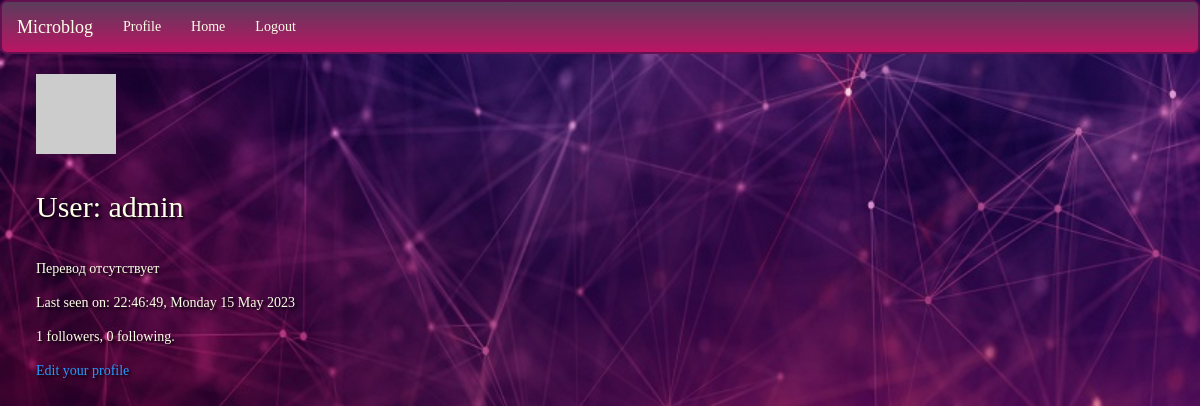
The page /user/admin (signed in) on the database as committed earlier.
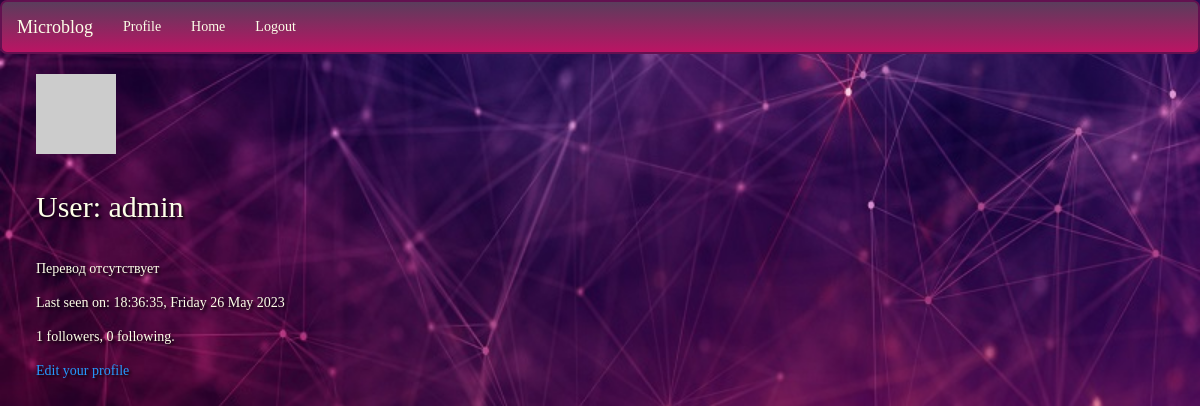
The same page on the database as committed later.
### app/models.py (models this page shows, shortened)
class User(UserMixin, db.Model):
    id = db.Column(db.Integer, primary_key=True)
    username = db.Column(db.String(64), index=True, unique=True)
    email = db.Column(db.String(120), index=True, unique=True)
    password_hash = db.Column(db.String(128))
    posts = db.relationship('Post', backref='author', lazy='dynamic')
    about_me = db.Column(db.String(140))
    last_seen = db.Column(db.DateTime, default=datetime.utcnow)
    followed = db.relationship(
        'User', secondary=followers,
        primaryjoin=(followers.c.follower_id == id),
        secondaryjoin=(followers.c.followed_id == id),
        backref=db.backref('followers', lazy='dynamic'), lazy='dynamic')
    def avatar(self, size):
        digest = md5(self.email.lower().encode('utf-8')).hexdigest()
        return 'https://www.gravatar.com/avatar/{}?d=identicon&s={}'.format(
            digest, size)

### app/routes.py (the view)
@app.route('/user/<username>')
@login_required
def user(username):
    user = User.query.filter_by(username=username).first_or_404()
    form = EmptyForm()
    return render_template('user.html', user=user, title=f"{username}", form=form)

### app/models.py (called while the page is built)
@login.user_loader
def load_user(id):
    return User.query.get(int(id))

### app/routes.py (called while the page is built)
@app.before_request
def before_request():
    if current_user.is_authenticated:
        current_user.last_seen = datetime.utcnow()
        db.session.commit()

### app/templates/user.html (shortened to what this page needs)
{% extends "base.html" %}
{% block content %}
    <link rel="stylesheet" href="{{ url_for('static', filename= './css/user.css') }}">
            <div id="img"><img src="{{ user.avatar(128) }}"></div>
            <div id="info">
                <h1>User: {{ user.username }}</h1>
                    {% if user.about_me %}<p>{{ user.about_me }}</p>{% endif %}
                    {% if user.last_seen %}
                        <p>Last seen on: {{ moment(user.last_seen).format('H:mm:ss,  dddd D MMMM YYYY') }}</p>
                    {% endif %}
                    <p>{{ user.followers.count() }} followers, {{ user.followed.count() }} following.</p>
                    {% if user == current_user %}
                    <p><a href="{{ url_for('edit_profile') }}">Edit your profile</a></p>
                {% endif %}
            </div>
{% endblock %}

### app/templates/base.html (shortened to what this page needs)
{% extends 'bootstrap/base.html' %}
{% block styles %}
    {{ super() }}
{% endblock styles %}
{% block navbar %}
{% if not current_user.is_anonymous %}
    <nav class="navbar navbar-default">
        <div class="container-fluid">
            <div class="navbar-header">
                <a href="{{ url_for('index') }}" class="navbar-brand">Microblog</a>
            </div>
          <div class="collapse navbar-collapse">
              <ul class="nav navbar-nav">
                      <li> <a href="{{ url_for('user', username=current_user.username) }}" role="button">Profile</a> </li>
                      <li> <a href="{{ url_for('index') }}" role="button">Home</a> </li>
                      <li> <a href="{{ url_for('logout') }}" role="button">Logout</a> </li>
              </ul>
          </div>
        </div>
    </nav>
{% endif %}
{% endblock %}

### app/static/css/user.css (style rules this page uses)
body { display: flex; min-height: 90vh; background: rgb(32,15,33) url("../images/back_ground.jpg") no-repeat center center fixed; -webkit-background-size: cover; -moz-background-size: cover; -o-background-size: cover; background-size: cover; flex-direction: column; font-family: genshin; }
img { margin: 0 0 0 3%; }
h1 { text-align: left; color: #fdffe8; margin: 3%; text-shadow: 2px 2px 3px black; font-size: 30px; }
p { color: #fdffe8; margin: 1em 0 0 3%; text-shadow: 2px 2px 3px black; font-size: 14px; }
a { color: #259aff; }
nav.navbar.navbar-default { font-family: genshin; background: linear-gradient(180deg, rgb(90,61,92), rgb(187, 20, 100)); border: 2px solid #631150; border-radius: 7px; }
.navbar-default .navbar-nav>li>a, .navbar-default .navbar-brand { color: #fdffe8; }

Rows that differ between the two databases and show on the page:
changed User "admin": last_seen "22:46:49, Monday 15 May 2023" → "18:36:35, Friday 26 May 2023"
